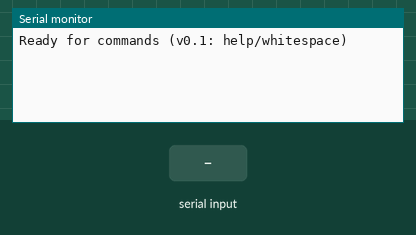
This sketch was run on a simulated Arduino Uno, built with avr-gcc and run on an emulated ATmega328P. Parts: the last lines printed to the serial monitor. The test bench sets the inputs (shaded band).

Above: at 1.2 s.
1.3 s: "p\n" received over Serial
At 3.2 s:
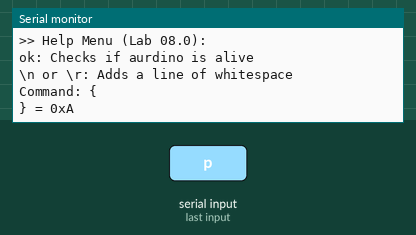
3.5 s: byte 107 ('k') received over Serial
At 4.8 s:
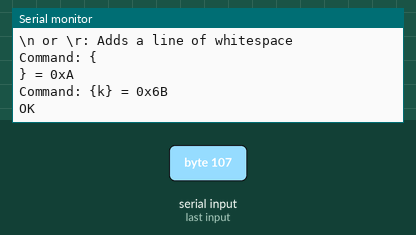
5.5 s: byte 92 (92) received over Serial
At 6.8 s:
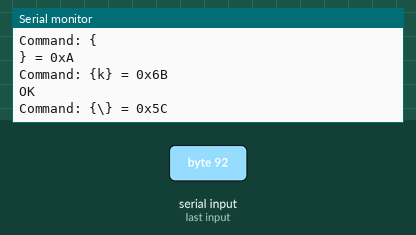
7.5 s: byte 110 ('n') received over Serial
At 9.2 s:
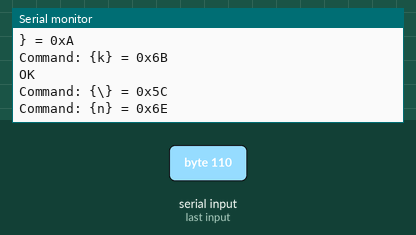
9.5 s: "1\n" received over Serial
At 11.0 s:
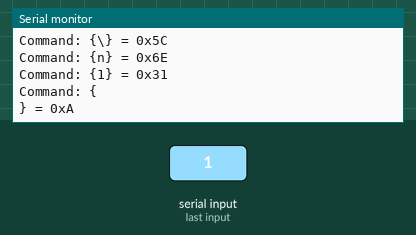

Measured:
- after the input at 1.3 s, the serial monitor: prints a new line after 0.70 s (image 1)
- after the input at 3.5 s, the serial monitor: prints a new line after 0.57 s (image 2)
- after the input at 5.5 s, the serial monitor: prints a new line after 0.57 s (image 3)
- after the input at 7.5 s, the serial monitor: prints a new line after 0.57 s (image 4)
- after the input at 9.5 s, the serial monitor: prints a new line after 0.57 s (image 5)

The sketch:

sketch_mar17b.ino
```cpp
// Benjamin Stream & Solomon Himelbloom
// Assignment 0

void setup() {
  Serial.begin(9600);
  Serial.print("Ready for commands (v0.1: help/whitespace)\n");
}

void loop() {
  while (Serial.available() != 0) {
    int c = Serial.read(); // check RX line
    // Print the received command.
    Serial.print("Command: {");
    Serial.print((char)c);
    Serial.print("} = 0x");
    Serial.print((int)c, HEX);
    Serial.print("\n");

    // "help" should print a brief summary
    // of the currently supported commands.
    if (c == 'p') {
      Serial.print("\n>> Help Menu (Lab 08.0):\n");
      Serial.print("ok: Checks if aurdino is alive\n");
      Serial.print("\\n or \\r: Adds a line of whitespace\n");
    }

    // "ok" should print "OK"
    // Useful for checking if the Arduino is still alive.
    if (c == 'k') {
      Serial.print("OK\n");
    }

    // Checks if \ (92 in ASCII) is inputed.
    if (c == 92) {
      if (c == 'n' || 'r') {
        Serial.print("\n");
      }
    }
  }

  delay(1000);
}
```
